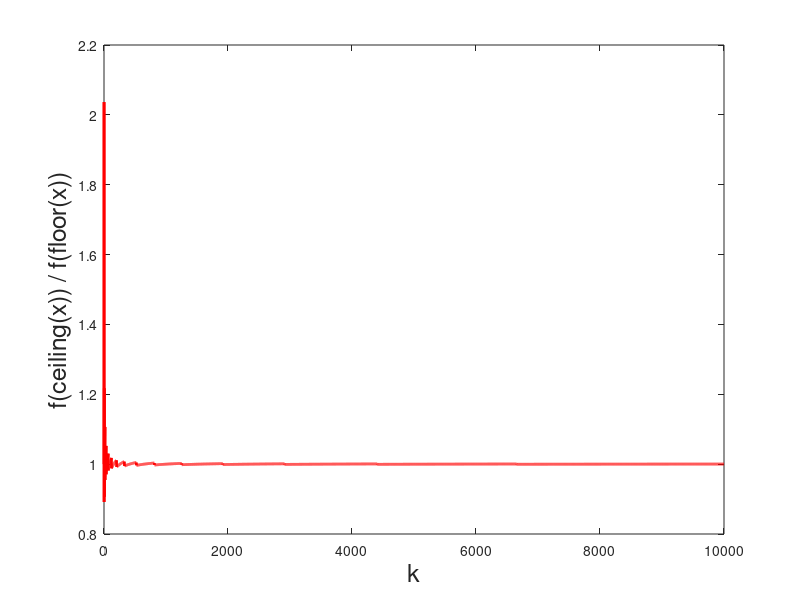

Here is the MATLAB script that generated this plot: (Note: this script raises an error after producing the figure.)
% price of anarchy
% self-optimiation vs overall
% thrshold based discrete B
% plot pi_B, B, PoA, 
clear
lambda = 6;
mu = 4; % local service rate
c = 10; %cost efficient
%k = .01:.01:100;
k=.01:1:10000;
priceOfAnarchy = zeros(1, length(k));
priceOfAnarchy_cont = zeros(1, length(k));
priceOfAnarchy_cont_lower = zeros(1, length(k));
rho = lambda / mu;
B_g = zeros(1, length(k));
B_s = zeros(1, length(k));
piBs = zeros(1, length(k));
piBg = zeros(1, length(k));
gap = zeros(1, length(k));

for i = 1 : length(k)
    if rho == 1
        W = 1/2;
    else
        W = rho/(1-rho) + rho/log(rho);
    end
    if k(i)*lambda^3/c^2 < W/3
%%%%%%%%%%%%% self-optimization Bs = 0 %%%%%%%%%%%%%
        T_u(1:3) = k(i) * lambda^2/c^2;
        B_s(1,i) = 0;
        piBs(1,i) = 1;
%%%%%%%%%%%%%%% overall B_g = 0 %%%%%%%%%%%%%%%%
        T_g(1:3) = k(i) * lambda^2/c^2;
        B_g(1,i) = 0;
        piBg(1,i) = 1;
        
    elseif (k(i)*lambda^3/c^2 >= W/3) && (k(i)*lambda^3/c^2 < W)
%%%%%%%%%%%%%%%% self-optimization  Bs = 0 %%%%%%%%%%%%%%
        T_u(1:3) = k(i) * lambda^2/c^2;
        B_s(1,i) = 0;
        piBs(1,i) = 1;
%%%%%%%%%%%%% overall optimization %%%%%%%%%%%%%%
        if rho == 1
            x_opt = (6*k(i)*lambda^3/c^2)^(1/4) - 1;
        else
            myfun = @(x) (3.*k(i).*lambda.^3.*(1-rho).^3./(c.^2.*rho.^3)).*(1 + 1./(rho.^(x+1)-1)).^2 + (rho.^(x+1)-1)./log(rho) - x - 1;
            x_opt = fzero(myfun, [-0.9 200]);
        end
        if x_opt < 0
            B(1) = 0;
            B(2) = 0;
            B(3) = 0;
            B_g(1,i) = 0;
            piBg(1,i) = 1;
        else
            %B = floor(x_opt):floor(x_opt)+1;
            B(1) = floor(x_opt);
            B(2) = floor(x_opt) + 1;
            B(3) = x_opt;
            %B = x_opt;
        end
        if rho ~= 1
            pi_0 = (1 - rho)./(1 - rho.^(B+1));
            pi_B = (rho.^B - rho.^(B+1))./(1 - rho.^(B+1));
            E_Q = pi_0 .* rho .* ( 1 - rho.^B)./(1-rho).^2 - B .* rho.^(B+1).*pi_0 ./ (1 - rho);
            E_Q1 = (B+1)./(rho.^(B+1) - 1) + B + 1/(1 - rho);
        else
            pi_B = 1 ./ (B+1);
            E_Q = B./ 2;
        end
        T_g  =  E_Q./lambda + k(i).*lambda^2 .* pi_B.^3 ./ c^2;
        if T_g(1) > T_g(2)
            B_g(1,i) = B(1);
            piBg(1,i) = pi_B(1);
        else
            B_g(1,i) = B(2);
            piBg(1,i) = pi_B(2);
        end
        
    else
 %%%%%%%%%%%%% self-optimization %%%%%%%%%%%%%%
        if rho == 1
            x_opt = (2*k(i)*lambda^3/c^2)^(1/4) - 1;
        else
            myfun1 = @(x) (k(i).*lambda.^3.*(1-rho).^3./(c.^2.*rho.^3)).*(1 + 1./(rho.^(x+1)-1)).^2 + (rho.^(x+1)-1)./log(rho) - x - 1;
            x_opt = fzero(myfun1, [-0.9 200]);
        end
        if x_opt < 0
            Bs(1) = 0;
            Bs(2) = 0;
            Bs(3) = 0;
            B_s(1,i) = 0;
            piBs(1,i) = 1;
        else
            %Bs = floor(x_opt):floor(x_opt)+1;
            %Bs = x_opt;
            Bs(1) = floor(x_opt);
            Bs(2) = floor(x_opt) + 1;
            Bs(3) = x_opt;
        end
        if rho ~= 1
            pi_0s = (1 - rho)./(1 - rho.^(Bs+1));
            pi_Bs = (rho.^Bs - rho.^(Bs+1))./(1 - rho.^(Bs+1));
            E_Qs = pi_0s .* rho .* ( 1 - rho.^Bs)./(1-rho).^2 - Bs .* rho.^(Bs+1).*pi_0s ./ (1 - rho);
            E_Q1 = (Bs + 1)./(rho.^(Bs+1) - 1) + Bs + 1/(1 - rho);
        else
            pi_Bs = 1 ./ (Bs+1);
            E_Qs = Bs./ 2;
        end
        T_u  =  E_Qs./lambda + k(i).*lambda^2 .* pi_Bs.^3 ./ c^2;
        if T_u(1) > T_u(2)
            B_s(1,i) = Bs(1);
            piBs(1,i) = pi_Bs(1);
        else
            B_s(1,i) = Bs(2);
            piBs(1,i) = pi_Bs(2);
        end
        
%%%%%%%%%%%%% overall optimization%%%%%%%%%%%%%
        if rho == 1
            x_opt = (6*k(i)*lambda^3/c^2)^(1/4) - 1;
        else
            myfun2 = @(x) (3.*k(i).*lambda.^3.*(1-rho).^3./(c.^2.*rho.^3)).*(1 + 1./(rho.^(x+1)-1)).^2 + (rho.^(x+1)-1)./log(rho) - x - 1;
            x_opt = fzero(myfun2, [-0.9 200]);
        end
        if x_opt < 0
            B(1) = 0;
            B(2) = 0;
            B(3) = 0;
            B_g(1,i) = 0;
            piBg(1,i) = 1;
        else
            B(1) = floor(x_opt);
            B(2) = floor(x_opt) + 1;
            B(3) = x_opt;
            %B = floor(x_opt):floor(x_opt)+1;
            %B = x_opt;
        end
        if rho ~= 1
            pi_0 = (1 - rho)./(1 - rho.^(B+1));
            pi_B = (rho.^B - rho.^(B+1))./(1 - rho.^(B+1));
            E_Q = pi_0 .* rho .* ( 1 - rho.^B)./(1-rho).^2 - B .* rho.^(B+1).*pi_0 ./ (1 - rho);
            E_Q1 = (B+1)./(rho.^(B+1) - 1) + B + 1/(1 - rho);
        else
            pi_B = 1 ./ (B+1);
            E_Q = B./ 2;
        end
        T_g  =  E_Q./lambda + k(i).*lambda^2 .* pi_B.^3 ./ c^2;
        if T_g(1) > T_g(2)
            B_g(1,i) = B(1);
            piBg(1,i) = pi_B(1);
        else
            B_g(1,i) = B(2);
            piBg(1,i) = pi_B(2);
        end
    end
    
%%%%%%%%%%%% price of anarchy %%%%%%%%%%%%%%%%%
    priceOfAnarchy(i) = 1 - min(T_g(1:2))/(T_u(1));
    priceOfAnarchy_cont(i) = 1 - T_g(3)/T_u(1);
    priceOfAnarchy_cont_lower(i) = 1 - min(T_g)/(T_u(3));
    gap(i) = T_g(1) / T_g(2);
end

figure(1)
plot(k, gap, 'r','LineWidth',2,'MarkerSize',2)
xlabel('k','FontSize',18)
ylabel('f(ceiling(x)) / f(floor(x))','FontSize',18)
title('threshold: \rho = ' + string(rho) + ', c = ' + string(c) + ', \lambda = ' + string(lambda) + ', \mu =' + string(mu),'FontSize',14)
set(gca,'fontsize',15)
grid on
hold

% figure(1)
% plot(k, priceOfAnarchy, 'r','LineWidth',2,'MarkerSize',2)
% hold on
% % xlabel('k','FontSize',18)
% % ylabel('Price Of Anarchy','FontSize',18)
% % title('threshold: \rho = ' + string(rho) + ', c = ' + string(c) + ', \lambda = ' + string(lambda) + ', \mu =' + string(mu),'FontSize',14)
% % set(gca,'fontsize',15)
% % grid on
% % figure(2)
% plot(k, priceOfAnarchy_cont, 'b','LineWidth',2,'MarkerSize',2)
% % plot(k, priceOfAnarchy_cont_lower, 'k','LineWidth',2,'MarkerSize',2)
% % plot(W/3,0, 'b-o','LineWidth',2,'MarkerSize',8)
% %plot(W,0, 'r-s','LineWidth',2,'MarkerSize',8)
% %legend({'discrete B', 'continuous B'}, 'FontSize',14)
% xlabel('k','FontSize',18)
% ylabel('Price Of Anarchy-upper bound','FontSize',18)
% title('threshold: \rho = ' + string(rho) + ', c = ' + string(c) + ', \lambda = ' + string(lambda) + ', \mu =' + string(mu),'FontSize',14)
% set(gca,'fontsize',15)
% grid on
